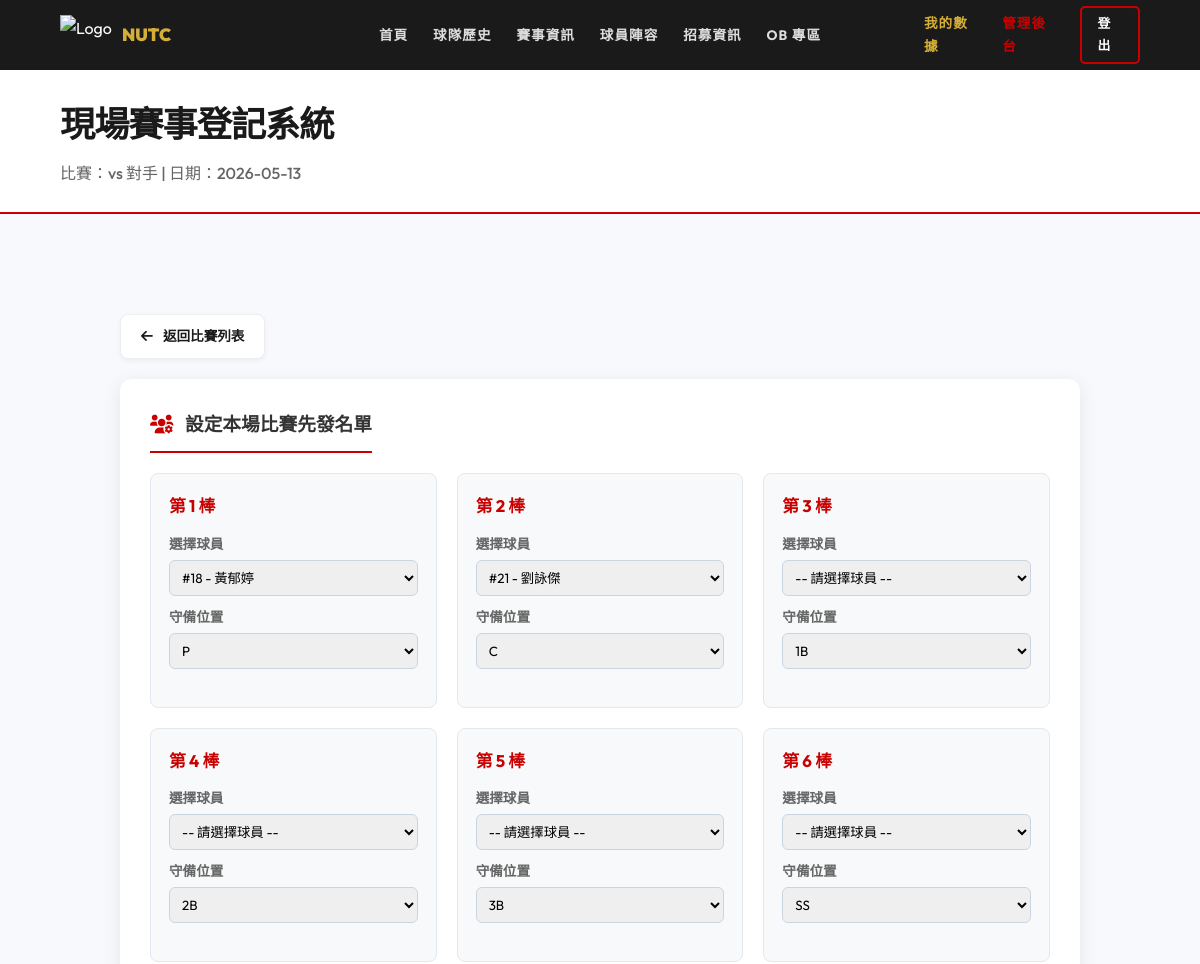
Before: /admin_game_live_score.php?game_id=1 (signed in, upper part) with the older database file.
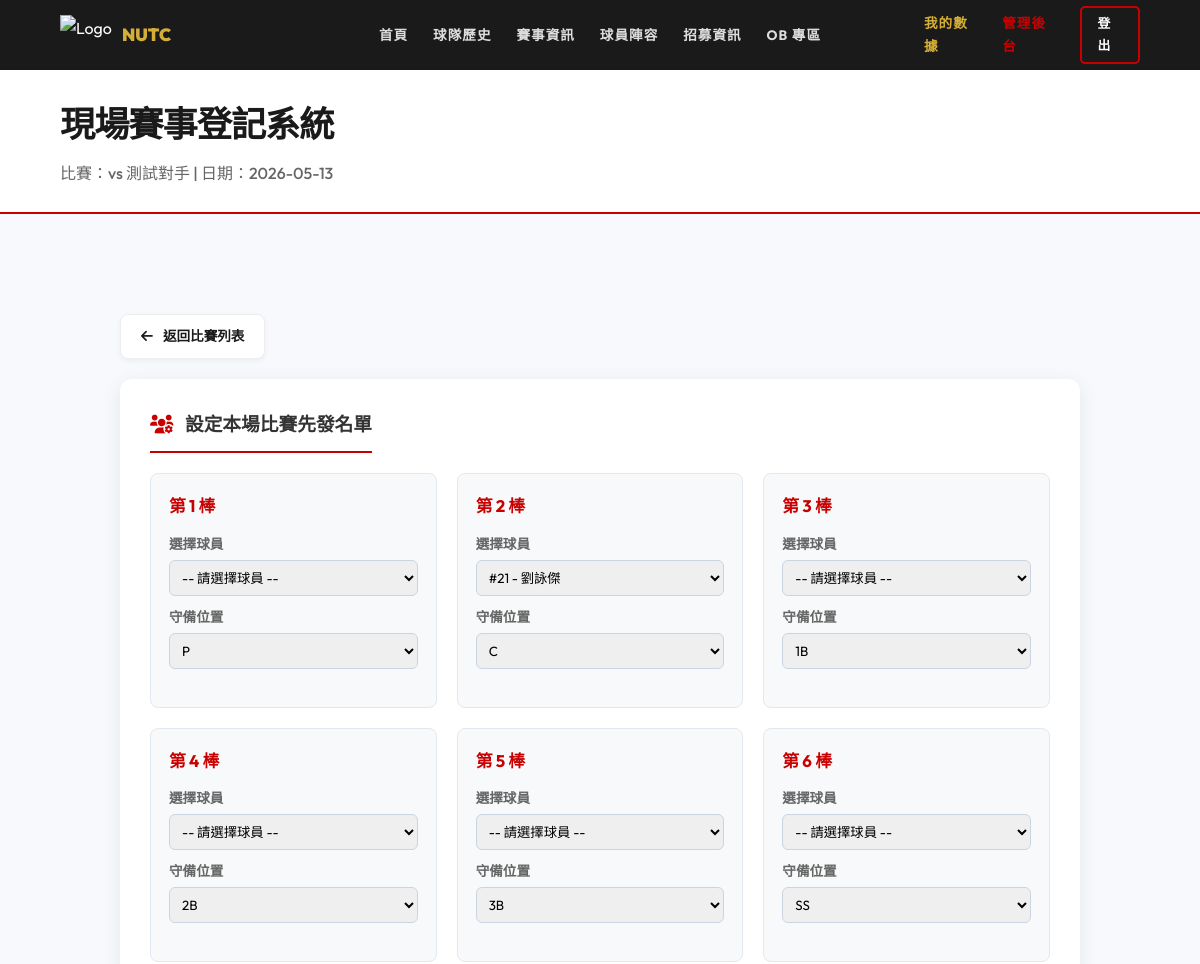
After: the same page with the newer database file.
### tables this page shows
CREATE TABLE `game` (
  `Game_id` int(11) NOT NULL COMMENT '比賽識別碼',
  `Team_Id` int(11) NOT NULL COMMENT '關聯 Team.team_Id',
  `game_date` date DEFAULT NULL COMMENT '比賽日期',
  `game_time` time DEFAULT NULL COMMENT '比賽時間 (如: 12:30)',
  `location` varchar(100) DEFAULT NULL COMMENT '比賽地點',
  `opponent` varchar(1000) DEFAULT NULL,
  `result` varchar(10) DEFAULT NULL COMMENT '比賽結果 (如：14 vs 12 勝)',
  `batting_first` varchar(10) DEFAULT NULL COMMENT '先攻或後攻'
);

### includes/Database.php (called while the page is built, shortened)
<?php
class Database {
    private $pdo;
    public function __construct() {
        $host = 'localhost';
        $db   = 'baseball_web';
        $user = 'root';
        $pass = '';
        $charset = 'utf8mb4';
        $dsn = "mysql:host=$host;port=3306;dbname=$db;charset=$charset";
        $options = [
            PDO::ATTR_ERRMODE            => PDO::ERRMODE_EXCEPTION,
            PDO::ATTR_DEFAULT_FETCH_MODE => PDO::FETCH_ASSOC,
            PDO::ATTR_EMULATE_PREPARES   => false,
        ];
        try {
            $this->pdo = new PDO($dsn, $user, $pass, $options);
        } catch (\PDOException $e) {
            throw new \PDOException($e->getMessage(), (int)$e->getCode());
        }
    }
    public function getAll($table) {
        $stmt = $this->pdo->query("SELECT * FROM `$table`");
        return $stmt->fetchAll();
    }
    public function find($table, $key, $value) {
        $stmt = $this->pdo->prepare("SELECT * FROM `$table` WHERE `$key` = ?");
        $stmt->execute([$value]);
        return $stmt->fetch();
    }
}

### includes/config.php (called while the page is built, shortened)
<?php
require_once 'Database.php';
$db = new Database();

### admin_game_live_score.php (the view, shortened to what the changed rows need)
<?php
require_once 'includes/header.php';
$game_id = (int)$_GET['game_id'];
$game = $db->find('game', 'Game_id', $game_id);
$pdo = $db->getPdo();
$pdo->exec("CREATE TABLE IF NOT EXISTS `game_lineups` (
  `id` int(11) NOT NULL AUTO_INCREMENT,
  `game_id` int(11) NOT NULL,
  `batting_order` int(11) NOT NULL,
  `player_id` int(11) NOT NULL,
  `position` varchar(20) NOT NULL,
  `status` varchar(20) NOT NULL DEFAULT 'active',
  `sub_seq` int(11) NOT NULL DEFAULT 0,
  PRIMARY KEY (`id`),
  FOREIGN KEY (`game_id`) REFERENCES `game` (`Game_id`) ON DELETE CASCADE,
  FOREIGN KEY (`player_id`) REFERENCES `player` (`Player_id`) ON DELETE CASCADE
) ENGINE=InnoDB DEFAULT CHARSET=utf8mb4;");
$pdo->exec("CREATE TABLE IF NOT EXISTS `game_pitchers` (
  `id` int(11) NOT NULL AUTO_INCREMENT,
  `game_id` int(11) NOT NULL,
  `player_id` int(11) NOT NULL,
  `status` varchar(20) NOT NULL DEFAULT 'active',
  `pitcher_seq` int(11) NOT NULL DEFAULT 1,
  PRIMARY KEY (`id`),
  FOREIGN KEY (`game_id`) REFERENCES `game` (`Game_id`) ON DELETE CASCADE,
  FOREIGN KEY (`player_id`) REFERENCES `player` (`Player_id`) ON DELETE CASCADE
) ENGINE=InnoDB DEFAULT CHARSET=utf8mb4;");
$pdo->exec("CREATE TABLE IF NOT EXISTS `game_live_state` (
  `game_id` int(11) NOT NULL,
  `current_batter_order` int(11) NOT NULL DEFAULT 1,
  `our_score` int(11) NOT NULL DEFAULT 0,
  `opponent_score` int(11) NOT NULL DEFAULT 0,
  `inning` int(11) NOT NULL DEFAULT 1,
  `is_top` tinyint(4) NOT NULL DEFAULT 1,
  `outs` int(11) NOT NULL DEFAULT 0,
  `balls` int(11) NOT NULL DEFAULT 0,
  `strikes` int(11) NOT NULL DEFAULT 0,
  `our_hits` int(11) NOT NULL DEFAULT 0,
  `opponent_hits` int(11) NOT NULL DEFAULT 0,
  `our_errors` int(11) NOT NULL DEFAULT 0,
  `opponent_errors` int(11) NOT NULL DEFAULT 0,
  `runner_first` tinyint(4) NOT NULL DEFAULT 0,
  `runner_second` tinyint(4) NOT NULL DEFAULT 0,
  `runner_third` tinyint(4) NOT NULL DEFAULT 0,
  `is_ended` tinyint(4) NOT NULL DEFAULT 0,
  PRIMARY KEY (`game_id`),
  FOREIGN KEY (`game_id`) REFERENCES `game` (`Game_id`) ON DELETE CASCADE
) ENGINE=InnoDB DEFAULT CHARSET=utf8mb4;");
$alter_cols = [
    'our_score' => 'int(11) NOT NULL DEFAULT 0',
    'opponent_score' => 'int(11) NOT NULL DEFAULT 0',
    'inning' => 'int(11) NOT NULL DEFAULT 1',
    'is_top' => 'tinyint(4) NOT NULL DEFAULT 1',
    'outs' => 'int(11) NOT NULL DEFAULT 0',
    'balls' => 'int(11) NOT NULL DEFAULT 0',
    'strikes' => 'int(11) NOT NULL DEFAULT 0',
    'our_hits' => 'int(11) NOT NULL DEFAULT 0',
    'opponent_hits' => 'int(11) NOT NULL DEFAULT 0',
    'our_errors' => 'int(11) NOT NULL DEFAULT 0',
    'opponent_errors' => 'int(11) NOT NULL DEFAULT 0',
    'runner_first' => 'tinyint(4) NOT NULL DEFAULT 0',
    'runner_second' => 'tinyint(4) NOT NULL DEFAULT 0',
    'runner_third' => 'tinyint(4) NOT NULL DEFAULT 0',
    'is_ended' => 'tinyint(4) NOT NULL DEFAULT 0',
];
foreach ($alter_cols as $col => $def) {
    try {
        $pdo->exec("ALTER TABLE `game_live_state` ADD COLUMN `$col` $def");
    } catch (Exception $e) {
    }
}
$players = $db->getAll('player');
usort($players, function($a, $b) {
    return (int)$a['jersey_number'] - (int)$b['jersey_number'];
});
$stmt = $pdo->prepare("
    SELECT gl.*, p.Player_Name, p.jersey_number
    FROM game_lineups gl
    JOIN player p ON gl.player_id = p.Player_id
    WHERE gl.game_id = ? AND gl.status = 'active'
    ORDER BY gl.batting_order ASC
");
$stmt->execute([$game_id]);
$active_lineup = $stmt->fetchAll();
$lineup_configured = (count($active_lineup) === 9);
$positions_list = ['P', 'C', '1B', '2B', '3B', 'SS', 'LF', 'CF', 'RF', 'DH'];
?>
<div class="page-header">
    <h1>現場賽事登記系統</h1>
    <p>比賽：vs <?= htmlspecialchars($game['opponent']) ?> | 日期：<?= htmlspecialchars($game['game_date']) ?></p>
</div>
<section style="padding-bottom: 50px;">
    <div class="container">
        <?php if (!$lineup_configured): ?>
            <div class="admin-form-card" style="background: white; border-radius: 12px; padding: 30px; box-shadow: 0 4px 20px rgba(0,0,0,0.08);">
                <form method="POST">
                    <div style="display:grid; grid-template-columns: repeat(auto-fit, minmax(280px, 1fr)); gap: 20px; margin-bottom: 30px;">
                        <?php for ($i = 1; $i <= 9; $i++): ?>
                            <div style="background:#f8f9fa; border:1px solid #e2e8f0; padding:18px; border-radius:8px;">
                                <h4 style="margin:0 0 12px 0; color:var(--primary); font-size:1.05rem;">第 <?= $i ?> 棒</h4>
                                <div class="form-group" style="margin-bottom:10px;">
                                    <label style="display:block; margin-bottom:4px; font-size:0.85rem; color:#666;">選擇球員</label>
                                    <select name="batters[<?= $i ?>]" required style="width:100%; padding:8px; border-radius:6px; border:1px solid #cbd5e1;">
                                        <option value="">-- 請選擇球員 --</option>
                                        <?php foreach ($players as $p): ?>
                                            <option value="<?= $p['Player_id'] ?>" <?= ($i == $p['Player_id']%9 + 1) ? 'selected' : '' ?>>
                                                #<?= $p['jersey_number'] ? htmlspecialchars($p['jersey_number']) : '—' ?> - <?= htmlspecialchars($p['Player_Name']) ?>
                                            </option>
                                        <?php endforeach; ?>
                                    </select>
                                </div>
                                <div class="form-group">
                                    <label style="display:block; margin-bottom:4px; font-size:0.85rem; color:#666;">守備位置</label>
                                    <select name="positions[<?= $i ?>]" required style="width:100%; padding:8px; border-radius:6px; border:1px solid #cbd5e1;">
                                        <?php
                                        $default_pos = ['P', 'C', '1B', '2B', '3B', 'SS', 'LF', 'CF', 'RF', 'DH'];
                                        $curr_pos = $default_pos[$i-1] ?? 'DH';
                                        ?>
                                        <?php foreach ($positions_list as $pos): ?>
                                            <option value="<?= $pos ?>" <?= ($pos === $curr_pos) ? 'selected' : '' ?>><?= $pos ?></option>
                                        <?php endforeach; ?>
                                    </select>
                                </div>
                            </div>
                        <?php endfor; ?>
                    </div>
                </form>
            </div>
        <?php endif; ?>
    </div>
</section>
<?php require_once 'includes/footer.php'; ?>

Changed rows visible on the page:
changed game: opponent "對手" → "測試對手"
Other visible differences:
form field value: "#18 - 黃郁婷" → "-- 請選擇球員 --"
